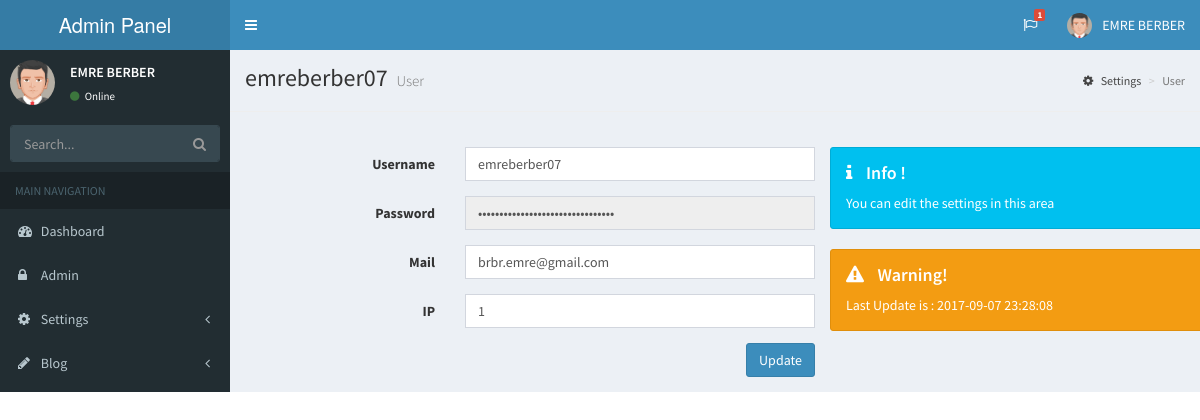
/Admin/admin.php (signed in), run on the app's committed database.
### tables this page shows
CREATE TABLE `profile` (
  `profile_id` int(11) NOT NULL DEFAULT '0',
  `profile_photo` varchar(150) NOT NULL,
  `profile_name` varchar(50) NOT NULL,
  `profile_job` varchar(50) NOT NULL,
  `profile_school` varchar(100) NOT NULL,
  `profile_department` varchar(50) NOT NULL,
  `profile_country` varchar(50) NOT NULL,
  `profile_city` varchar(50) NOT NULL,
  `profile_mail` varchar(100) NOT NULL,
  `profile_aboutme` varchar(150) NOT NULL,
  `profile_lastupdate` datetime NOT NULL
);

CREATE TABLE `user` (
  `user_id` int(1) NOT NULL DEFAULT '0',
  `user_username` varchar(50) NOT NULL,
  `user_password` varchar(150) NOT NULL,
  `user_mail` varchar(150) NOT NULL,
  `user_ip` varchar(100) NOT NULL,
  `user_lastupdate` datetime NOT NULL
);

### Admin/admin.php (the view, shortened to what this page needs)
<?php
include 'netting/connection.php';
$adminquery=$db->prepare("SELECT * FROM user WHERE user_id=?");
$adminquery->execute(array(0));
$getadmin=$adminquery->fetch(PDO::FETCH_ASSOC);
$type="info";
$icon="info";
$message="Info !";
$text="You can edit the settings in this area";
?>
    <!DOCTYPE html>
    <html>
    <head>
        <link rel="stylesheet" href="bootstrap/css/bootstrap.min.css">
        <link rel="stylesheet" href="https://cdnjs.cloudflare.com/ajax/libs/font-awesome/4.5.0/css/font-awesome.min.css">
        <link rel="stylesheet" href="https://cdnjs.cloudflare.com/ajax/libs/ionicons/2.0.1/css/ionicons.min.css">
        <link rel="stylesheet" href="dist/css/AdminLTE.min.css">
        <link rel="stylesheet" href="dist/css/skins/_all-skins.min.css">
    </head>
    <body class="hold-transition skin-blue sidebar-mini">
        <div class="wrapper">
            <?php include 'header.php'; ?>
            <?php include 'sidebar.php'; ?>
            <div class="content-wrapper">
                <section class="content-header">
                    <h1>
                        <?php echo $getadmin['user_username']; ?>
                        <small>User</small>
                    </h1>
                    <ol class="breadcrumb">
                        <li><a href="#"><i class="fa fa-cog"></i> Settings</a></li>
                        <li class="active">User</li>
                    </ol>
                </section>
                <hr>
                <section class="content">
                    <div class="container">
                        <form method="POST" action="netting/operation.php" class="form-horizontal col-lg-6">
                            <div class="form-group">
                                <label class="col-sm-4 control-label">Username</label>
                                <div class="col-sm-8">
                                    <input type="text" name="user_username" class="form-control" value="<?php echo $getadmin['user_username']; ?>">
                                </div>
                            </div>
                            <div class="form-group">
                                <label class="col-sm-4 control-label">Password</label>
                                <div class="col-sm-8">
                                    <input type="password" disabled name="user_password" class="form-control" value="<?php echo $getadmin['user_password']; ?>">
                                </div>
                            </div>
                            <div class="form-group">
                                <label class="col-sm-4 control-label">Mail</label>
                                <div class="col-sm-8">
                                    <input type="text" name="user_mail" class="form-control" value="<?php echo $getadmin['user_mail']; ?>">
                                </div>
                            </div>
                            <div class="form-group">
                                <label class="col-sm-4 control-label">IP</label>
                                <div class="col-sm-8">
                                    <input type="text" name="user_ip" class="form-control" value="<?php echo $getadmin['user_ip']; ?>">
                                </div>
                            </div>
                            <button type="submit" name="userupdate" class="btn btn-primary pull-right">Update</button>
                        </form>
                        <div class="alert alert-<?php echo $type ?> alert-dismissible col-lg-5">
                            <h4><i class="icon fa fa-<?php echo $icon ?>"></i>
                                <?php echo $message ?>
                            </h4>
                            <?php echo $text ?>
                        </div>
                        <div class="alert alert-warning alert-dismissible col-lg-5">
                            <h4><i class="icon fa fa-warning"></i> Warning!</h4>
                            Last Update is :
                            <?php echo $getadmin['user_lastupdate']; ?>
                        </div>
                    </div>
                </section>
            </div>
        </div>
    </body>
    </html>

### Admin/header.php (shortened to what this page needs)
<?php
include 'netting/connection.php';
$profilequery=$db->prepare("SELECT * FROM profile WHERE profile_id=?");
$profilequery->execute(array(0));
$getprofile=$profilequery->fetch(PDO::FETCH_ASSOC);
?>
<header class="main-header">
    <a href="../../index2.html" class="logo">
      <span class="logo-lg">Admin Panel</span>
    </a>
    <nav class="navbar navbar-static-top">
      <a href="#" class="sidebar-toggle" data-toggle="offcanvas" role="button">
      </a>
      <div class="navbar-custom-menu">
        <ul class="nav navbar-nav">
          <li class="dropdown tasks-menu">
            <a href="#" class="dropdown-toggle" data-toggle="dropdown">
              <i class="fa fa-flag-o"></i>
              <span class="label label-danger">1</span>
            </a>
          </li>
          <li class="dropdown user user-menu">
            <a href="#" class="dropdown-toggle" data-toggle="dropdown">
              <img src="<?php echo $getprofile['profile_photo']; ?>" class="user-image" alt="User Image">
              <span class="hidden-xs"><?php echo $getprofile['profile_name']; ?></span>
            </a>
          </li>
        </ul>
      </div>
    </nav>
  </header>

### Admin/sidebar.php (shortened to what this page needs)
<?php
include 'netting/connection.php';
$profilequery=$db->prepare("SELECT * FROM profile WHERE profile_id=?");
$profilequery->execute(array(0));
$getprofile=$profilequery->fetch(PDO::FETCH_ASSOC);
?>
<aside class="main-sidebar" style="height:2000px;">
<section class="sidebar">
    <div class="user-panel">
        <div class="pull-left image">
            <img src="<?php echo $getprofile['profile_photo']; ?>" class="img-circle" alt="User Image">
        </div>
        <div class="pull-left info">
            <p><?php echo $getprofile['profile_name']; ?></p>
            <a href="#"><i class="fa fa-circle text-success"></i> Online</a>
        </div>
    </div>
    <form action="#" method="get" class="sidebar-form">
        <div class="input-group">
            <input type="text" name="q" class="form-control" placeholder="Search..." autocomplete="off">
            <span class="input-group-btn">
                <button type="submit" name="search" id="search-btn" class="btn btn-flat"><i class="fa fa-search"></i>
                </button>
              </span>
        </div>
    </form>
    <ul class="sidebar-menu">
        <li class="header">MAIN NAVIGATION</li>
        <li><a href="index.php"><i class="fa fa-dashboard"></i> <span>Dashboard</span></a></li>
        <li><a href="admin.php"><i class="fa fa-lock"></i> <span>Admin</span></a></li>
        <li class="treeview">
            <a href="#">
                <i class="fa fa-cog"></i> <span>Settings</span>
                <span class="pull-right-container">
              <i class="fa fa-angle-left pull-right"></i>
            </span>
            </a>
        </li>
        <li class="treeview">
            <a href="#">
                <i class="fa fa-pencil"></i> <span>Blog</span>
                <span class="pull-right-container">
              <i class="fa fa-angle-left pull-right"></i>
            </span>
            </a>
        </li>
        <li><a href="home.php"><i class="fa fa-home"></i> <span>Home Page</span></a></li>
    </ul>
</section>
</aside>

### data on the page
profile: profile_photo (placeholder picture), profile_name "EMRE BERBER"
user: user_username "emreberber07", user_mail "brbr.emre@gmail.com", user_ip "1", user_lastupdate "2017-09-07 23:28:08"

### other printed values
$message "Info !"
$text "You can edit the settings in this area"
